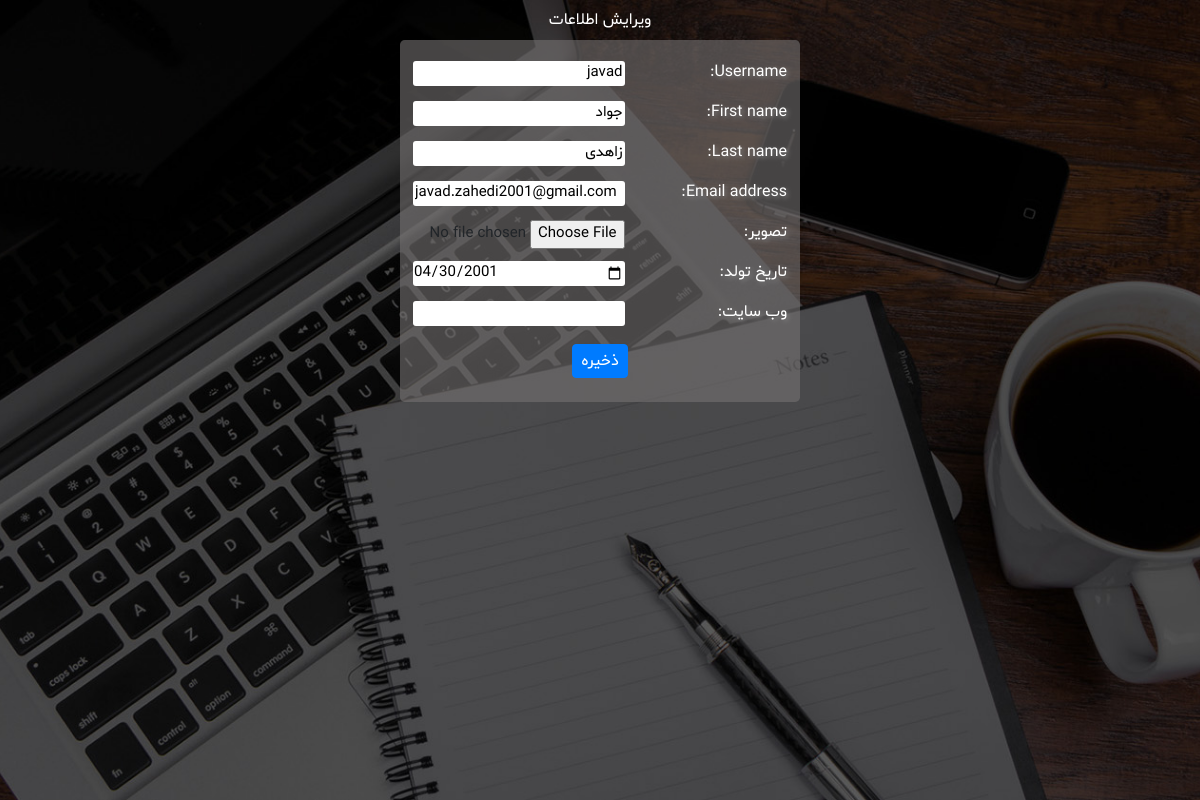
Page /edit-profile/ (signed in) on the earlier database version.
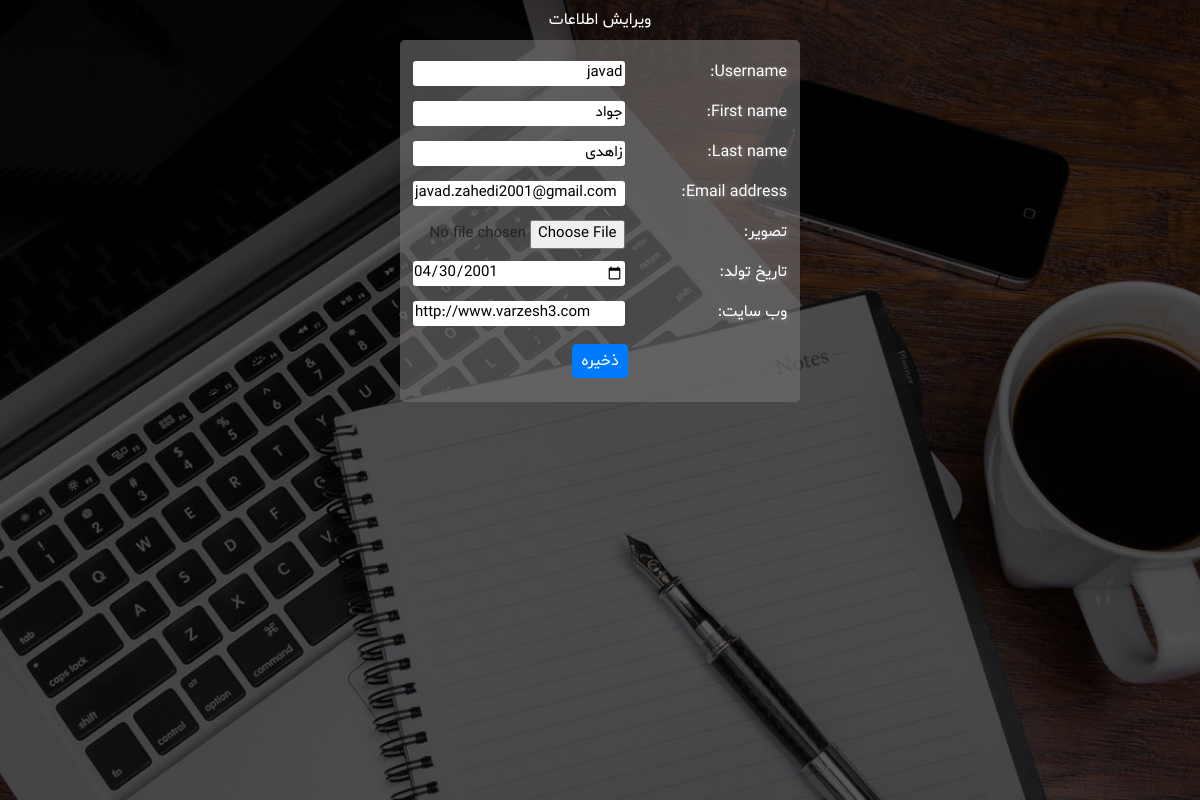
Same page on the later database version.
### URLshortener/models.py (models this page shows, shortened)
class UserProfile(models.Model):
    photo = models.ImageField(upload_to='profile_images', blank=True, verbose_name='تصویر')
    birth_date = models.DateField(null=True, blank=True, verbose_name='تاریخ تولد')
    website = models.URLField(null=True, blank=True, verbose_name='وب سایت')
    user = models.OneToOneField(User, on_delete=models.CASCADE, related_name='profile')
    def birth_date_jalali(self):
        return date_to_jalali_str(self.birth_date) if self.birth_date else 'ثبت نشده'
    birth_date_jalali.short_description = 'تاریخ تولد'
    class Meta:
        verbose_name = 'پروفایل'
        verbose_name_plural = 'پروفایل ها'

### URLshortener/views.py (the view, shortened to what this page needs)
# urls.py: path('edit-profile/', views.EditProfileView.as_view(), name='edit-profile'),
class EditProfileView(LoginRequiredMixin, View):
    template_name = 'URLshortener/edit_profile.html'
    def get_context_data(self):
        context = {
            'user_form': UserForm(self.request.POST or None, instance=self.request.user),
            'profile_form': UserProfileForm(self.request.POST or None,
                self.request.FILES or None, instance=self.request.user.profile),
        }
        return context
    def get(self, request):
        return render(request, self.template_name, self.get_context_data())

### URLshortener/forms.py
class UserForm(forms.ModelForm):
    class Meta:
        model = User
        fields = ['username', 'first_name', 'last_name', 'email']

class UserProfileForm(forms.ModelForm):
    class Meta:
        model = UserProfile
        fields = ['photo', 'birth_date', 'website']
        widgets = {
            'birth_date': forms.DateInput(attrs={'type':'date'}),
            'photo': forms.FileInput,
        }

### templates/URLshortener/edit_profile.html (shortened to what this page needs)
{% extends 'URLshortener/base_form.html' %}
{% block form_title %} ویرایش اطلاعات {% endblock %}
{% block form_body %}
    <form id='edit-profile' class='mx-auto p-2' method='post'
        action="{% url 'URLshortener:edit-profile' %}" enctype="multipart/form-data">
        {% for field in user_form.visible_fields %}
            <div class='row p-1'>
                <div class='col-sm-5 text-right px-2'>{{ field.label_tag }}</div>
                <div class='col-sm-7 text-center px-2'>{{ field }}</div>
            </div>
        {% endfor %}
        {% for field in profile_form.visible_fields %}
            <div class='row p-1'>
                <div class='col-sm-5 text-right px-2'>{{ field.label_tag }}</div>
                <div class='col-sm-7 text-center px-2'>{{ field }}</div>
            </div>
        {% endfor %}
        <div class='text-center p-2'>
            <button id='submit' type='submit' class='btn btn-primary py-1 px-2'>ذخیره</button>
        </div>
    </form>
{% endblock %}

Differences in the rows shown:
changed UserProfile: website (not shown) → "http://www.varzesh3.com"
